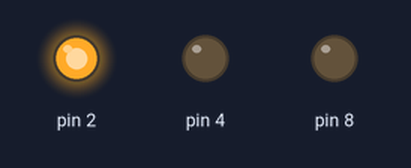
A sketch run on a simulated Arduino Uno, built with avr-gcc and run on an emulated ATmega328P. On the bench: output pins drawn as LEDs (lit = HIGH).

Above: at 0.5 s.
At 2.5 s:
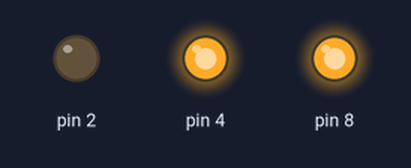
At 3.5 s:
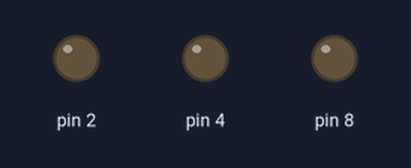
Timing chart, 0 to 5.2 s (numbered marks = the images above):
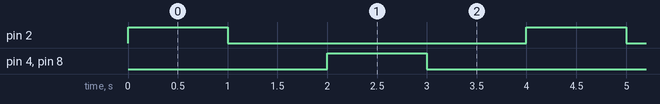

Measured:
- by itself, pin 2, pin 4, pin 8: alternates HIGH for 1.0 s and LOW for 3.0 s
- by itself, everything shown: repeats every 4.0 s, in 4 steps

The sketch:

a1.ino
```cpp
void setup() {
  // put your setup code here, to run once:
  pinMode(2, OUTPUT);
  pinMode(4, OUTPUT);
  pinMode(8, OUTPUT);
}

void loop() {
  // put your main code here, to run repeatedly:
  digitalWrite(2, HIGH);   // turn the LED on (HIGH is the voltage level)
  delay(1000);                       // wait for a second
  digitalWrite(2, LOW);    // turn the LED off by making the voltage LOW
  delay(1000);                       // wait for a second

  digitalWrite(4, HIGH);   // turn the LED on (HIGH is the voltage level)
  digitalWrite(8, HIGH);   // turn the LED on (HIGH is the voltage level)
  delay(1000);                       // wait for a second
  digitalWrite(4, LOW);    // turn the LED off by making the voltage LOW
  digitalWrite(8, LOW);    // turn the LED off by making the voltage LOW
  delay(1000);                       // wait for a second
}
```
